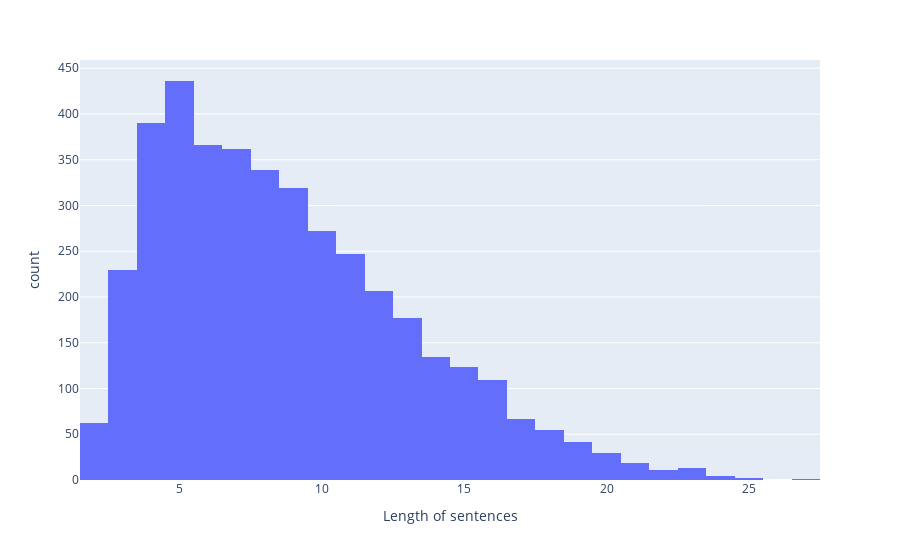

Notebook cell for this chart:
### Code cell
fig = px.histogram(data, x="Length of sentences")
fig.show()

### Figure 1 — Plotly figure (JSON) as saved in the notebook; plotly's stock layout.template omitted (floating-point values rounded to 4 significant figures; data arrays with more than 128 entries replaced by an {"elided": "..."} marker saying what was removed)
{"data": [{"alignmentgroup": "True", "bingroup": "x", "hovertemplate": "Length of sentences=%{x}<br>count=%{y}<extra></extra>", "legendgroup": "", "marker": {"color": "#636efa", "pattern": {"shape": ""}}, "name": "", "offsetgroup": "", "orientation": "v", "showlegend": false, "type": "histogram", "x": {"elided": "4016 int values"}, "xaxis": "x", "yaxis": "y"}], "layout": {"barmode": "relative", "legend": {"tracegroupgap": 0}, "margin": {"t": 60}, "xaxis": {"anchor": "y", "domain": [0, 1], "title": {"text": "Length of sentences"}}, "yaxis": {"anchor": "x", "domain": [0, 1], "title": {"text": "count"}}}}
